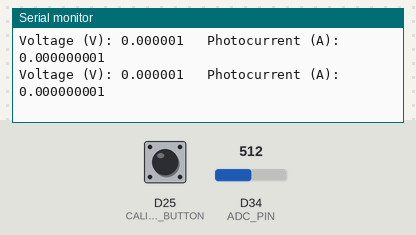
The sketch below on a simulated Arduino Due. On the bench: the last lines printed to the serial monitor. The inputs (shaded band) are chosen by the test bench; at power-on: D34 (ADC_PIN) = 512, D25 (CALIBRATION_BUTTON) HIGH (analog values on the 0–1023 scale).

Above: at 7.6 s.
7.7 s: D34 (ADC_PIN) set to 716
At 8.5 s:
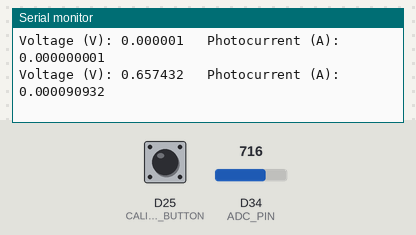
9.2 s: D25 (CALIBRATION_BUTTON) pulled LOW for 1 s
At 10.6 s:
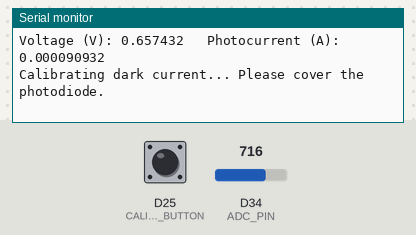
11.7 s: D34 (ADC_PIN) set to 900
At 15.9 s:
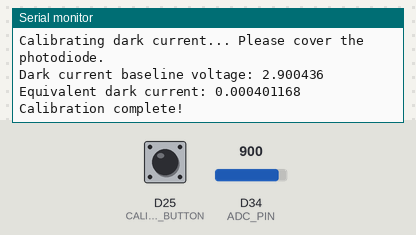
Timing chart, 0 to 17.4 s (numbered marks = the images above; inputs shaded):
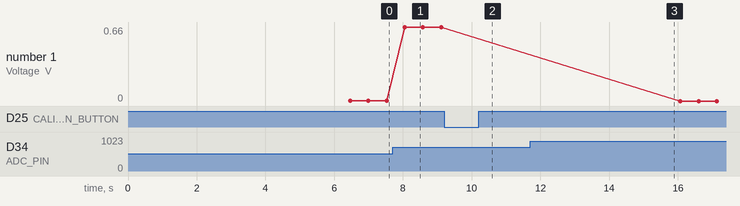

Measured:
- after the input at 7.7 s, the serial monitor: prints a new line after 0.35 s (image 1)
- after the input at 9.2 s, the serial monitor: prints a new line after 0.41 s (image 2)
- after the input at 11.7 s, the serial monitor: prints a new line after 3.3 s (image 3)
- plotted number 1: 0 → 0.66 after the input at 7.7 s

The sketch:

ChlorineDriver.ino
```cpp
#define ADC_PIN 34
#define VREF 3.3
#define ADC_RES 4095.0  // 12-bit native
#define Rf 7230.0       // Feedback resistor in ohms

#define OVERSAMPLE_BITS 4   // +4 bits = 16-bit effective resolution
#define OVERSAMPLE_COUNT (1 << (2 * OVERSAMPLE_BITS))

#define CALIBRATION_BUTTON 25  // GPIO for button (connect to GND to trigger)

float darkVoltage = 0.0;  // baseline voltage under dark conditions

// Oversampled ADC read
uint32_t readOversampledADC() {
  uint32_t sum = 0;
  for (int i = 0; i < OVERSAMPLE_COUNT; i++) {
    sum += analogRead(ADC_PIN);
  }
  sum /= OVERSAMPLE_COUNT;        // average
  return sum << OVERSAMPLE_BITS;  // scale up
}

// Convert ADC to voltage (16-bit scaled)
float readVoltage() {
  uint32_t raw16 = readOversampledADC();
  return (raw16 / 65535.0) * VREF;
}

// Convert voltage to photocurrent (A)
float readPhotocurrent(float voltage) {
  return voltage / Rf;
}

// Calibration routine (cover photodiode first)
void calibrateDarkCurrent() {
  Serial.println("Calibrating dark current... Please cover the photodiode.");
  delay(3000); // time to cover diode
  float sum = 0.0;
  for (int i = 0; i < 50; i++) {
    sum += readVoltage();
    delay(20);
  }
  darkVoltage = sum / 50.0;

  Serial.print("Dark current baseline voltage: ");
  Serial.println(darkVoltage, 6);
  Serial.print("Equivalent dark current: ");
  Serial.println(readPhotocurrent(darkVoltage), 9);
  Serial.println("Calibration complete!\n");
}

void setup() {
  Serial.begin(115200);
  analogReadResolution(12);

  pinMode(CALIBRATION_BUTTON, INPUT_PULLUP); // button active LOW

  delay(1000);
  calibrateDarkCurrent(); // initial calibration
}

void loop() {
  // --- Check for serial calibration command ---
  if (Serial.available()) {
    char cmd = Serial.read();
    if (cmd == 'c' || cmd == 'C') {
      calibrateDarkCurrent();
    }
  }

  // --- Check for button press (active LOW) ---
  if (digitalRead(CALIBRATION_BUTTON) == LOW) {
    calibrateDarkCurrent();
    delay(1000); // debounce delay
  }

  // --- Regular measurement ---
  float voltage = readVoltage();
  float correctedVoltage = voltage - darkVoltage;
  if (correctedVoltage < 0) correctedVoltage = 0; // clamp

  float photocurrent = readPhotocurrent(correctedVoltage);

  Serial.print("Voltage (V): ");
  Serial.print(correctedVoltage, 6);
  Serial.print("   Photocurrent (A): ");
  Serial.println(photocurrent, 9);

  delay(500);
}
```
